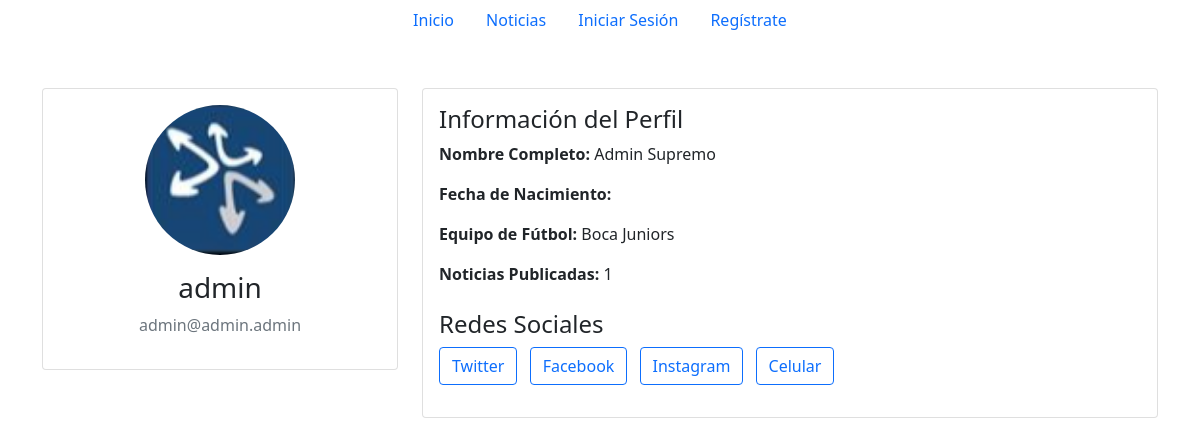
The app's page /usuario/4/ with its own data.
### usuarios/models.py (models this page shows)
class CustomUser(AbstractUser):
    profile_image = models.ImageField(upload_to='profile_images/', null=True, blank=True)
    fecha_nacimiento = models.DateField(null=True, blank=True)
    equipo = models.ForeignKey(EquipoFutbol, on_delete=models.CASCADE, null=True, blank=True)
    twitter = models.CharField(max_length=35, null=True, blank=True)
    celular = models.CharField(max_length=15, null=True, blank=True)
    facebook = models.CharField(max_length=55, null=True, blank=True)
    instagram = models.CharField(max_length=35, null=True, blank=True)
    noticias_publicadas = models.IntegerField(default=0)
    def __str__(self):
        return self.username
    class Meta:
        verbose_name = 'Usuario'
        verbose_name_plural = 'Usuarios'

### equipos/models.py (models this page shows, shortened)
class EquipoFutbol(models.Model):
    nombre = models.CharField(max_length=150)
    url = models.CharField(max_length=150, blank=True, null=True)
    class Meta:
        verbose_name = 'Equipo Futbol'
        verbose_name_plural = 'Equipos de Futbol'

### usuarios/views.py (the view)
# urls.py: path('usuario/<int:usuario_id>/', views.usuario, name='usuario'),
def usuario(request, usuario_id): # Ver Usuario
    usuario = get_object_or_404(User, pk=usuario_id)
    return render(request, 'user.html', {'usuario' : usuario})

### mundo_futbol/context_processors.py (called while the page is built)
def football_api_key(request):
    return {'FOOTBALL_API_KEY': settings.FOOTBALL_API_KEY}

def user_permissions(request):
    if request.user.is_authenticated:
        return {
            'user_can_create_news': request.user.has_perm('noticias.add_noticia') or request.user.is_staff,
        }
    return {}

### templates/user.html (shortened to what this page needs)
{% extends 'base.html' %}
{% block content %}
<div class="container mt-5">
    <div class="row">
        <div class="col-md-4">
            <div class="card">
                <div class="card-body text-center">
                    {% if usuario.profile_image %}
                        <img src="{{ usuario.profile_image.url }}" class="rounded-circle mb-3" width="150" height="150" alt="{{ usuario }}">
                    {% else %}
                        <img src="https://via.placeholder.com/150" class="rounded-circle mb-3" alt="Default Profile Picture">
                    {% endif %}
                    <h3>{{ usuario.username }}</h3>
                    <p class="text-muted">{{ usuario.email }}</p>
                </div>
            </div>
        </div>
        <div class="col-md-8">
            <div class="card">
                <div class="card-body">
                    <h4 class="card-title">Información del Perfil</h4>
                    <p><strong>Nombre Completo:</strong> {{ usuario.first_name }} {{ usuario.last_name }}</p>
                    <p><strong>Fecha de Nacimiento:</strong> {{ usuario.fecha_nacimiento|date:"d M Y" }}</p>
                    <p><strong>Equipo de Fútbol:</strong>
                        {% if usuario.equipo %}
                            {{ usuario.equipo.nombre }}
                        {% else %}
                            No especificado
                        {% endif %}
                    </p>
                    <p><strong>Noticias Publicadas:</strong> {{ usuario.noticias_publicadas }}</p>
                    <h4 class="card-title mt-4">Redes Sociales</h4>
                    <p>
                        {% if usuario.twitter %}
                            <a href="https://twitter.com/{{ usuario.twitter }}" class="btn btn-outline-primary me-2" target="_blank">
                                 Twitter
                            </a>
                        {% endif %}
                        {% if usuario.facebook %}
                            <a href="https://www.facebook.com/{{ usuario.facebook }}" class="btn btn-outline-primary me-2" target="_blank">
                                 Facebook
                            </a>
                        {% endif %}
                        {% if usuario.instagram %}
                            <a href="https://www.instagram.com/{{ usuario.instagram }}" class="btn btn-outline-primary me-2" target="_blank">
                                 Instagram
                            </a>
                        {% endif %}
                        {% if usuario.celular %}
                            <a href="tel:{{ usuario.celular }}" class="btn btn-outline-primary me-2">
                                 Celular
                            </a>
                        {% endif %}
                    </p>
                </div>
            </div>
        </div>
    </div>
</div>
{% endblock %}

### records on screen
CustomUser: profile_image (picture), username "admin", email "admin@admin.admin", first_name "Admin", last_name "Supremo", equipo.nombre "Boca Juniors", noticias_publicadas "1"
